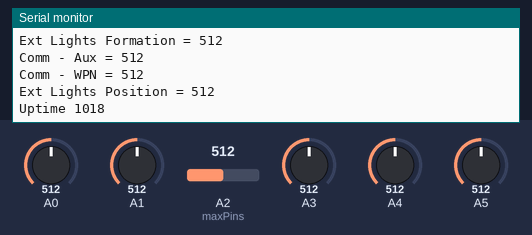
The sketch below on a simulated Arduino Uno, built with avr-gcc and run on an emulated ATmega328P. Parts: the last lines printed to the serial monitor. The inputs (shaded band) are chosen by the test bench; at power-on: A0 = 512, A1 = 512, A2 (maxPins) = 512, A3 = 512, A4 = 512, A5 = 512.

Above: at 1.2 s.
1.3 s: A0 set to 716
At 1.83 s:
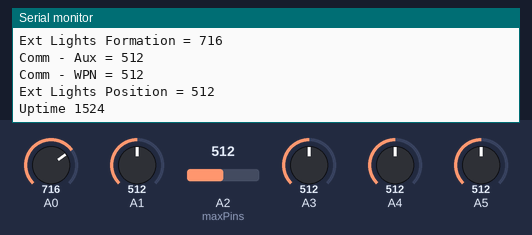
2.8 s: A1 set to 716
At 2.85 s:
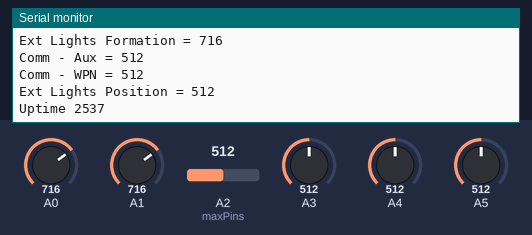
4.3 s: A2 (maxPins) set to 716
At 4.36 s:
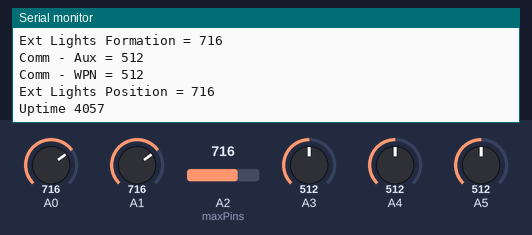
5.8 s: A3 set to 716
At 5.88 s:
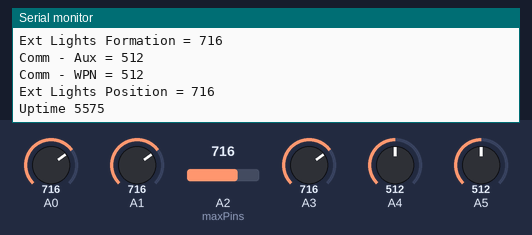
7.3 s: A4 set to 716
At 7.4 s:
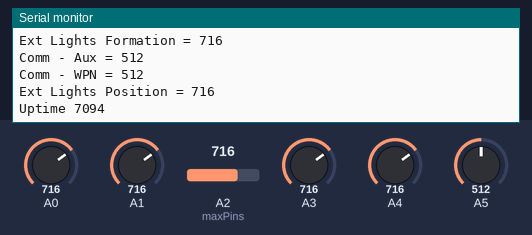
8.8 s: A5 set to 716
At 8.92 s:
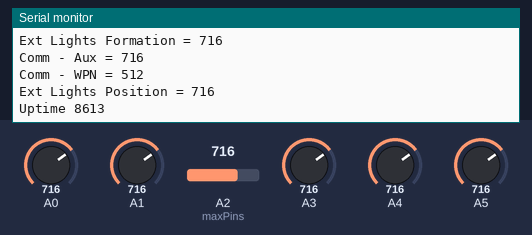
Timing chart, 0 to 11.3 s (numbered marks = the images above; inputs shaded):
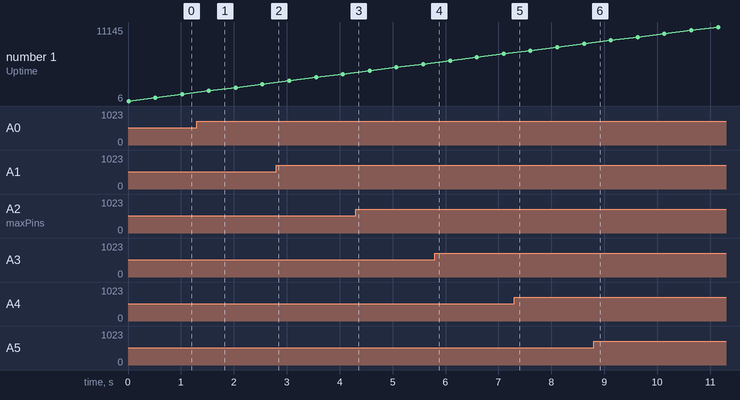

Measured:
- after the input at 1.3 s, the serial monitor: prints a new line after 0.22 s (image 1)

The sketch:

Left_Console_Analog_Monitor.ino
```cpp
/*
 *
 * Left Console Ananlog Monitor
 *
 * Scans the Analog ports and prints the current value.
 * Used for testing
 */

int pinUnderTest = 0;
const int maxPins = 16;
int analogValue = 0;
long currentTime = 0;

String inputRole[maxPins];


void setup() {
  // put your setup code here, to run once:
  Serial.begin(250000);

  inputRole[0] = "Comm - VOX";
  inputRole[1] = "Comm - ICS";
  inputRole[2] = "Comm - RWR";
  inputRole[3] = "Comm - MIDS A";
  inputRole[4] = "Comm - MIDS B";
  inputRole[5] = "Comm - TCN";
  inputRole[6] = "";
  inputRole[7] = "";
  inputRole[8] = "Ext Lights Formation";
  inputRole[9] = "";
  inputRole[10] = "";
  inputRole[11] = "";
  inputRole[12] = "Comm - Aux";
  inputRole[13] = "Comm - WPN";
  inputRole[14] = "";
  inputRole[15] = "Ext Lights Position";


}

void loop() {
  // put your main code here, to run repeatedly:

  for (pinUnderTest = 0; pinUnderTest < maxPins; ++pinUnderTest) {
      if (inputRole[pinUnderTest].length() > 0) {
        analogValue = analogRead(pinUnderTest);
        Serial.print(inputRole[pinUnderTest] + " = ");
        Serial.println(String(analogValue));
      }

  }

  Serial.println("Uptime " + String(millis()));
  delay(500);

}
```
